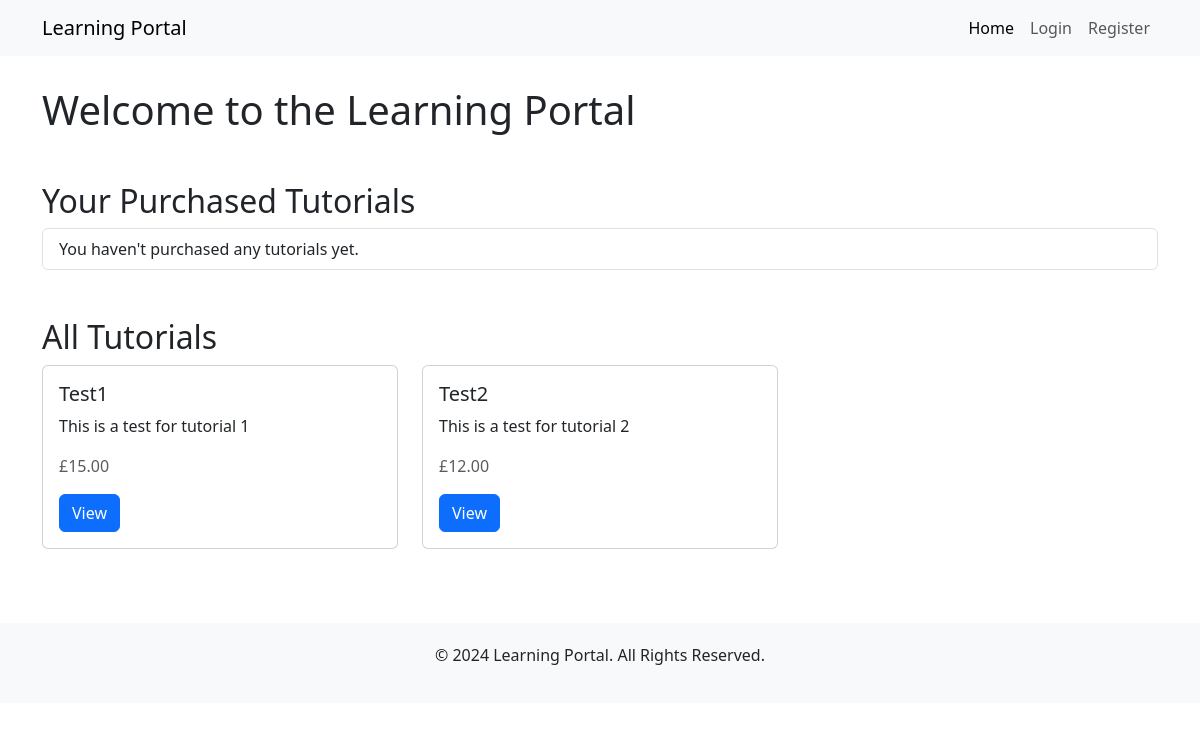
The page / on the database its author committed.
### main/models.py (models this page shows, shortened)
class Tutorial(models.Model):
    title = models.CharField(max_length=200)
    description = models.TextField()
    content = models.TextField()
    price = models.DecimalField(max_digits=6, decimal_places=2)
    created_at = models.DateTimeField(auto_now_add=True)
    purchased = models.BooleanField(default=False)  # New field

### main/views.py (the view)
# urls.py: path('', views.home, name='home'),
def home(request):
    all_tutorials = Tutorial.objects.all()
    purchased_tutorials = []
    if request.user.is_authenticated:
        purchased_tutorials = Tutorial.objects.filter(purchased=True)
    return render(request, 'main/home.html', {
        'all_tutorials': all_tutorials,
        'purchased_tutorials': purchased_tutorials,
    })

### main/templatetags/custom_filters.py (called while the page is built)
@register.filter
def currency(value):
    return "£{:,.2f}".format(value)

### main/templates/main/home.html (shortened to what this page needs)
{% extends 'main/base.html' %}
{% load custom_filters %}
{% block content %}
    <h1 class="mt-3">Welcome to the Learning Portal</h1>
    <h2 class="mt-5">Your Purchased Tutorials</h2>
    <ul class="list-group">
        {% for tutorial in purchased_tutorials %}
            <li class="list-group-item">
                <a href="{% url 'tutorial_detail' tutorial.pk %}">
                    <strong>{{ tutorial.title }}</strong>
                </a>
            </li>
        {% empty %}
            <li class="list-group-item">You haven't purchased any tutorials yet.</li>
        {% endfor %}
    </ul>
    <h2 class="mt-5">All Tutorials</h2>
    <div class="row">
        {% for tutorial in all_tutorials %}
            <div class="col-md-4 mb-4">
                <div class="card">
                    <div class="card-body">
                        <h5 class="card-title">{{ tutorial.title }}</h5>
                        <p class="card-text">{{ tutorial.description }}</p>
                        <p class="text-muted">{{ tutorial.price|currency }}</p>
                        <a href="{% url 'tutorial_detail' tutorial.pk %}" class="btn btn-primary">View</a>
                    </div>
                </div>
            </div>
        {% empty %}
            <p>No tutorials available yet. Check back later!</p>
        {% endfor %}
    </div>
{% endblock %}

### main/templates/main/base.html (style rules this page uses)
body { padding-top: 70px; }

### rows shown on the page
Tutorial: title "Test1", description "This is a test for tutorial 1", price "£15.00"
Tutorial: title "Test2", description "This is a test for tutorial 2", price "£12.00"
